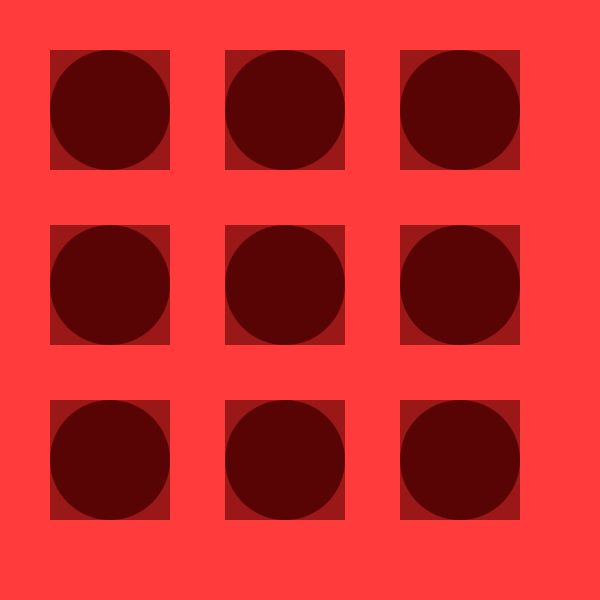
Frame 1 (no input)
Frame 60 (no input): identical to frame 1, image omitted
Frame 120 (the mouse pressed at the canvas centre since frame 60): identical to frame 1, image omitted

The p5.js sketch that drew this single still picture (run headless with seeded random() and noise() and a simulated clock; from frame 60 on, the mouse is pressed at the canvas centre):

// p5.js sketch
// ── sketch.js
const xPos = 100;
const yPos = 100;
function setup() {
  createCanvas(600, 600);
  strokeWeight(0);

}

function draw() {

	background('#FF3B3B');

  let ht=120;
  let wd=120;
  let dia=120;


  fill('#9B1818');
  rect(xPos/2.0,yPos/2.0,ht,wd);

  fill('#9B1818');
  rect(xPos/2.0,yPos*2.25,ht,wd);

  fill('#9B1818');
  rect(xPos/2.0,yPos*4,ht,wd);

  fill('#9B1818');
  rect(xPos*2.25,yPos/2.0,ht,wd);

  fill('#9B1818');
  rect(xPos*4,yPos/2.0,ht,wd);

  fill('#9B1818');
  rect(xPos*2.25,yPos*2.25,ht,wd);
  
  fill('#9B1818');
  rect(xPos*4,yPos*2.25,ht,wd);

  fill('#9B1818');
  rect(xPos*2.25,yPos*4,ht,wd);

  fill('#9B1818');
  rect(xPos*4,yPos*4,ht,wd);

  fill('#590404');
  circle(xPos*1.10,yPos*1.10,dia);

  fill('#590404');
  circle(xPos*2.85,yPos*1.10,dia);

  fill('#590404');
  circle(xPos*4.60,yPos*1.10,dia);

  fill('#590404');
  circle(xPos*1.10,yPos*2.85,dia);

  fill('#590404');
  circle(xPos*2.85,yPos*2.85,dia);

  fill('#590404');
  circle(xPos*4.60,yPos*2.85,dia);

  fill('#590404');
  circle(xPos*1.10,yPos*4.60,dia);

  fill('#590404');
  circle(xPos*2.85,yPos*4.60,dia);

  fill('#590404');
  circle(xPos*4.60,yPos*4.60,dia);


}
